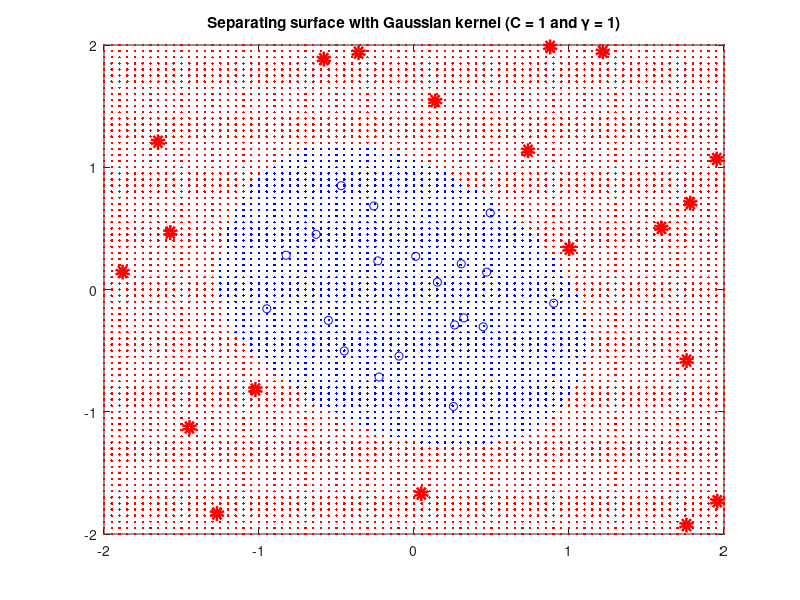

Recreate this plot in MATLAB.
%% Classification problems - Exercise 4.5

close all; clear; clc;

%% data

A=[ 0.0113    0.2713
    0.9018   -0.1121
    0.2624   -0.2899
    0.3049    0.2100
    -0.2255   -0.7156
    -0.9497   -0.1578
    -0.6318    0.4516
    -0.2593    0.6831
    0.4685    0.1421
    -0.4694    0.8492
    -0.5525   -0.2529
    -0.8250    0.2802
    0.4463   -0.3051
    0.3212   -0.2323
    0.2547   -0.9567
    0.4917    0.6262
    -0.2334    0.2346
    0.1510    0.0601
    -0.4499   -0.5027
    -0.0967   -0.5446];

B=[ 1.2178    1.9444
    -1.8800    0.1427
    -1.6517    1.2084
    1.9566   -1.7322
    1.7576   -1.9273
    0.7354    1.1349
    0.1366    1.5414
    1.5960    0.5038
    -1.4485   -1.1288
    -1.2714   -1.8327
    -1.5722    0.4658
    1.7586   -0.5822
    -0.3575    1.9374
    1.7823    0.7066
    1.9532    1.0673
    -1.0233   -0.8180
    1.0021    0.3341
    0.0473   -1.6696
    0.8783    1.9846
    -0.5819    1.8850];

nA = size(A,1);
nB = size(B,1);

% training points
T = [A ; B]; 

y = [ones(nA,1) ; -ones(nB,1)]; % labels
l = length(y);

%% Nonlinear SVM

% parameter
C = 1 ;

% Gaussian kernel
gamma = 1 ;
K = zeros(l,l);
for i = 1 : l
    for j = 1 : l
        K(i,j) = exp(-gamma*norm(T(i,:)-T(j,:))^2);
    end
end

% define the problem
Q = zeros(l,l);
for i = 1 : l
    for j = 1 : l
        Q(i,j) = y(i)*y(j)*K(i,j) ;
    end
end

% solve the problem
options = optimset('Largescale','off','display','off');
[la,ov] = quadprog(Q,-ones(l,1),[],[],y',0,zeros(l,1),C*ones(l,1),[],options);

% compute b
ind = find((la > 1e-3) & (la < C-1e-3));
i = ind(1);
b = 1/y(i) ;
for j = 1 : l
    b = b - la(j)*y(j)*K(i,j);
end

%% plot the surface

AA=[];
BB=[];
for xx = -2 : 0.05 : 2
    for yy = -2 : 0.05 : 2
        s = 0;
        for i = 1 : l
            s = s + la(i)*y(i)*exp(-gamma*norm(T(i,:)-[xx yy])^2);
        end
        s = s + b;
        if s > 0
            AA = [AA ; xx yy];
        else
            BB = [BB ; xx yy];
        end
    end
end
plot(A(:,1),A(:,2),'bo',B(:,1),B(:,2),'ro','Linewidth',5)
hold on
plot(AA(:,1),AA(:,2),'b.',BB(:,1),BB(:,2),'r.','Linewidth',0.01);
title(['Separating surface with Gaussian kernel (C = ',num2str(C),' and \gamma = ',num2str(gamma),')'])
